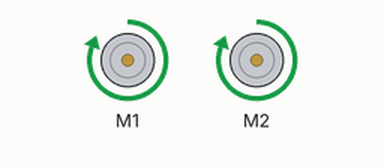
A sketch run on a simulated Arduino Uno, built with avr-gcc and run on an emulated ATmega328P. Parts: 2 × DC motor (green arrow = forward, orange = backward, longer = faster). What the sketch prints to the serial monitor is not drawn.

Above: at 0.2 s.
Timing chart, 0 to 3.0 s (numbered marks = the images above):
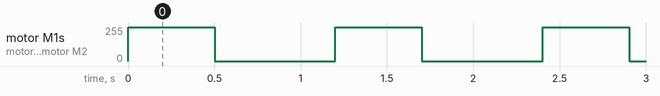

Measured:
- by itself, motor M1, motor M2: alternates forward 255/255 for 0.50 s and stopped for 0.70 s

The sketch:

Shalls_first_robot.ino
```cpp
/***********************************************************************
RedBot Library_Test

Created 30 Jul 2013 by Mike Hord @ SparkFun Electronics.

This code is beerware- feel free to make use of it, with or without
attribution, in your own projects. If you find it helpful, buy me a beer
the next time you see me at the local- or better yet, shop SparkFun!

This is a simple hardware/library use demo for the RedBot. All it does
is print accelerometer and sensor data over the serial port, while
waiting for a tap on the accelerometer. When the accelerometer is tapped,
it drives forward a few inches.
***********************************************************************/
//include the redbot library to get the functions out of the library
#include <RedBot.h>


// Instantiate the motor control class. This only needs to be done once
//  and indeed SHOULD only be done once!
RedBotMotor motor;


void setup()
{
  Serial.begin(9600);//This will open the serial port to send values out to calibrate sensors

  Serial.println("Hello world!");//This should print once to make sure you're getting serial communication

}

void loop()
{

  {
    motor.drive(255);   // drive a bit
    delay(500);         // wait a bit
    motor.brake();      // stop
    delay(200);         // wait for stop to finish

  }

  delay(500);
}
```
